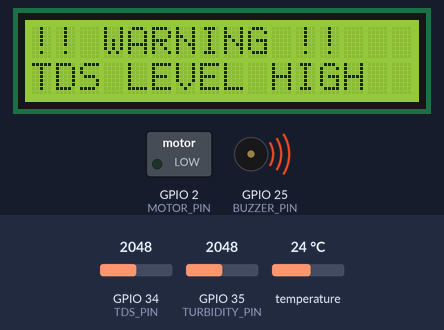
Bench run of a sketch on a simulated ESP32. Parts: 16×2 character LCD, switched loads named in the sketch (green lamp = pin HIGH), buzzer (waves = sounding, pin HIGH). The test bench sets the inputs (shaded band); at power-on: temperature 24 °C, GPIO 34 (TDS_PIN) = 2048, GPIO 35 (TURBIDITY_PIN) = 2048 (analog values on the 0–4095 scale). WiFi joins after 1.5 s; servers stay silent unless stated; uploads are accepted with an empty reply; the local clock reads 2024-03-15 10:24:30 at power-on unless the sketch sets it; what the sketch prints to the serial monitor is not drawn.

Above: at 7.0 s.
7.1 s: temperature set to 36.5 °C
10.5 s: temperature set to 37.7 °C
At 13.2 s:
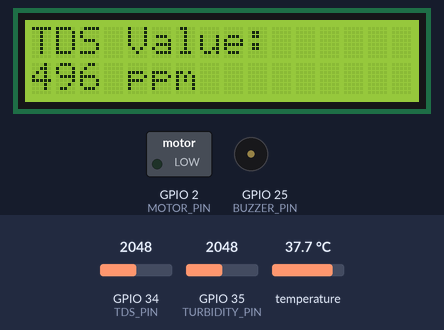
16.8 s: GPIO 34 (TDS_PIN) set to 1228
At 22.4 s:
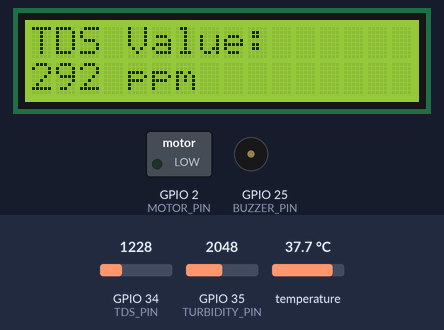
24.3 s: GPIO 35 (TURBIDITY_PIN) set to 1228
At 24.7 s:
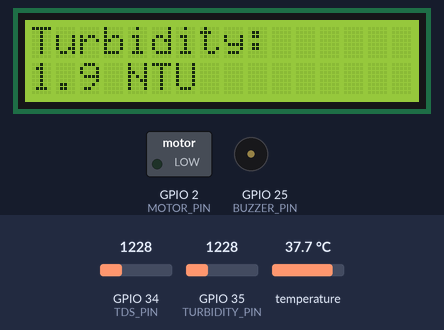
28.8 s: GPIO 34 (TDS_PIN) set to 491
At 31.7 s:
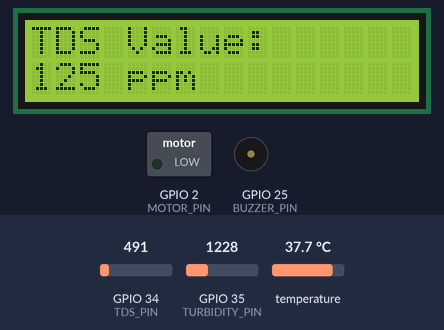
36.3 s: GPIO 35 (TURBIDITY_PIN) set to 491
At 43.3 s:
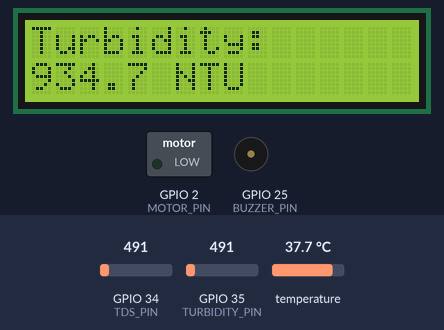
Timing chart, 0 to 44.8 s (numbered marks = the images above; inputs shaded):
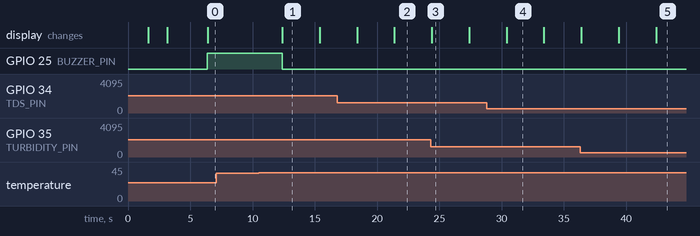

Measured:
- the behaviour switches between 37.2 and 37.3 °C on temperature (found by bisection; images 0 and 1)
- after the input at 7.1 s, every drawn part: stays the same
- after the input at 10.5 s, GPIO 25 (BUZZER_PIN): HIGH → LOW after 1.9 s; the display: changes after 1.9 s (image 1)
- what the display in image 1 shows lasts 3.0 s, from 12.4 s to 15.4 s

The sketch:

JALSAKENT.ino
```cpp
  #include <WiFi.h>
  #include <WiFiClientSecure.h>
  #include <HTTPClient.h>
  #include <OneWire.h>
  #include <DallasTemperature.h>
  #include <math.h>
  #include <time.h>
  #include <ArduinoJson.h>
  #include <Wire.h>
#include <LiquidCrystal_I2C.h>

LiquidCrystal_I2C lcd(0x27, 16, 2);


  // WiFi credentials
  #define WIFI_SSID "AD01"
  #define WIFI_PASSWORD "1111111111"

  // Sensor pins
  #define ONE_WIRE_BUS 4
  #define TDS_PIN 34
  #define TURBIDITY_PIN 35
  #define MOTOR_PIN 2
  #define BUZZER_PIN 25

  unsigned long lastLCDUpdate = 0;
const unsigned long LCD_INTERVAL = 2000;

int lcdScreen = 0;

bool temperatureAlert = false;
bool tdsAlert = false;
bool turbidityAlert = false;

#define TDS_THRESHOLD 500.0

const char* commandURL =
"https://esp8266webapp-bd4f4-default-rtdb.firebaseio.com/CHLORINATION_COMMAND.json";

const char* statusURL =
"https://esp8266webapp-bd4f4-default-rtdb.firebaseio.com/CHLORINATION_STATUS.json";

unsigned long lastCommandCheck = 0;
const unsigned long COMMAND_INTERVAL = 1000;

String lastCommandId = "";

bool motorRunning = false;
unsigned long motorStartTime = 0;
unsigned long motorDuration = 0;

float DOSE_TIME_PER_ML_MS = 1000.0; // Example only; calibrate with water

  // Firebase URLs
  const char* liveURL =
  "https://esp8266webapp-bd4f4-default-rtdb.firebaseio.com/SENSOR_DATA.json";

  const char* historyURL =
  "https://esp8266webapp-bd4f4-default-rtdb.firebaseio.com/SENSOR_HISTORY.json";


  // Indian Standard Time (IST)
  const char* NTP_SERVER = "pool.ntp.org";
  const long GMT_OFFSET_SEC = 19800;
  const int DAYLIGHT_OFFSET_SEC = 0;

  // Experimental turbidity calibration
const float CLEAR_END_V = 1.498;
const float MUDDY_END_V = 0.318;
const float MUDDY_END_NTU = 1000.0;

  // DS18B20 setup
  OneWire oneWire(ONE_WIRE_BUS);
  DallasTemperature sensors(&oneWire);

  unsigned long previousMillis = 0;
  const unsigned long interval = 3000;

  // Read average analog voltage
  float readVoltage(int pin) {
    uint32_t sum = 0;

    for (int i = 0; i < 30; i++) {
      sum += analogReadMilliVolts(pin);
      delay(10);
    }

    return (sum / 30.0) / 1000.0;
  }

  // Read TDS in estimated ppm

  #define TDS_SAMPLES 30

float getMedianVoltage(int pin)
{
  float samples[TDS_SAMPLES];

  for (int i = 0; i < TDS_SAMPLES; i++)
  {
    samples[i] = analogReadMilliVolts(pin) / 1000.0;
    delay(40);
  }

  // Sort readings in ascending order
  for (int i = 0; i < TDS_SAMPLES - 1; i++)
  {
    for (int j = 0; j < TDS_SAMPLES - i - 1; j++)
    {
      if (samples[j] > samples[j + 1])
      {
        float temp = samples[j];
        samples[j] = samples[j + 1];
        samples[j + 1] = temp;
      }
    }
  }

  // Return median voltage
  return (samples[14] + samples[15]) / 2.0;
}

  float readTDS(float temperature)
{
  float voltage = getMedianVoltage(TDS_PIN);

  float compensationCoefficient =
    1.0 + 0.02 * (temperature - 25.0);

  float compensatedVoltage =
    voltage / compensationCoefficient;

  float tdsValue =
    (133.42 * pow(compensatedVoltage, 3)
    - 255.86 * pow(compensatedVoltage, 2)
    + 857.39 * compensatedVoltage) * 0.5;

  if (tdsValue < 0)
    tdsValue = 0;

  Serial.print("TDS Voltage: ");
  Serial.print(voltage, 3);

  Serial.print(" V | TDS: ");
  Serial.print(tdsValue, 1);
  Serial.println(" ppm");

  return tdsValue;
}

  // Read turbidity sensor voltage
 float turbidityVoltage = 0.0;
float estimatedNTU = 0.0;

float readTurbidity() {

  turbidityVoltage = readVoltage(TURBIDITY_PIN);

  estimatedNTU =
    (CLEAR_END_V - turbidityVoltage) /
    (CLEAR_END_V - MUDDY_END_V) *
    MUDDY_END_NTU;

  estimatedNTU = constrain(estimatedNTU, 0, MUDDY_END_NTU);

  Serial.print("Turbidity Voltage: ");
  Serial.print(turbidityVoltage, 3);

  Serial.print(" V | Experimental NTU Estimate: ");
  Serial.println(estimatedNTU, 1);

  return estimatedNTU;
}

 void connectWiFi()
{
  showLCDMessage("JalSanket", "Connecting WiFi");

  WiFi.begin(WIFI_SSID, WIFI_PASSWORD);

  Serial.print("Connecting to WiFi");

  while (WiFi.status() != WL_CONNECTED)
  {
    delay(500);
    Serial.print(".");
  }

  Serial.println("\nWiFi Connected!");
  Serial.println(WiFi.localIP());

  showLCDMessage("WiFi Connected!", "System Ready");
  delay(1500);
}

  // Synchronize ESP32 time with NTP server
  void initializeTime() {
    configTime(
      GMT_OFFSET_SEC,
      DAYLIGHT_OFFSET_SEC,
      NTP_SERVER
    );

    Serial.println("Synchronizing time...");

    struct tm timeInfo;

    if (getLocalTime(&timeInfo, 15000)) {
      Serial.println("Time synchronized!");
      Serial.println(&timeInfo, "%d-%m-%Y %H:%M:%S");
    } else {
      Serial.println("Time synchronization failed!");
    }
  }

  // Get current Unix timestamp in milliseconds
  unsigned long long getCurrentTimestamp() {
    time_t now;
    time(&now);

    if (now < 1700000000) {
      return 0;
    }

    return (unsigned long long)now * 1000ULL;
  }
  // Upload sensor data to Firebase
 void uploadData(float temperature, float tds, float turbidity)
{
  WiFiClientSecure client;
  client.setInsecure();

  HTTPClient https;

  unsigned long heartbeat = millis();
  unsigned long long currentTimestamp = getCurrentTimestamp();

  // Current sensor readings
  String jsonData = "{";

  jsonData += "\"Temperature\":" + String(temperature, 2) + ",";
  jsonData += "\"TDS\":" + String(tds, 2) + ",";
  jsonData += "\"Turbidity\":" + String(turbidity, 1) + ",";
  jsonData += "\"TurbidityVoltage\":" + String(turbidityVoltage, 3) + ",";
  jsonData += "\"TurbidityNTU_Estimate\":" + String(estimatedNTU, 1) + ",";
  jsonData += "\"Heartbeat\":" + String(heartbeat);

  jsonData += "}";

  // Upload latest readings
  if (https.begin(client, liveURL))
  {
    https.addHeader("Content-Type", "application/json");

    int liveCode = https.PUT(jsonData);

    Serial.print("Live Data HTTP Code: ");
    Serial.println(liveCode);

    https.end();
  }

  // Create history record
  String historyData = "{";

  historyData += "\"Temperature\":" + String(temperature, 2) + ",";
  historyData += "\"TDS\":" + String(tds, 2) + ",";
  historyData += "\"Turbidity\":" + String(turbidity, 1) + ",";
  historyData += "\"TurbidityVoltage\":" + String(turbidityVoltage, 3) + ",";
  historyData += "\"TurbidityNTU_Estimate\":" + String(estimatedNTU, 1) + ",";
  historyData += "\"Timestamp\":" + String(currentTimestamp);

  historyData += "}";

  if (https.begin(client, historyURL))
  {
    https.addHeader("Content-Type", "application/json");

    int historyCode = https.POST(historyData);

    Serial.print("History HTTP Code: ");
    Serial.println(historyCode);

    https.end();
  }
}

  void updateChlorinationStatus(
  String state,
  String message,
  String testId,
  float doseMl
) {
  WiFiClientSecure client;
  client.setInsecure();

  HTTPClient https;

  StaticJsonDocument<256> doc;
  doc["state"] = state;
  doc["message"] = message;
  doc["testId"] = testId;
  doc["doseMl"] = doseMl;

  String json;
  serializeJson(doc, json);

  if (https.begin(client, statusURL)) {
    https.addHeader("Content-Type", "application/json");
    https.PUT(json);
    https.end();
  }
}

void checkDosingCommand() {
  if (WiFi.status() != WL_CONNECTED) return;

  WiFiClientSecure client;
  client.setInsecure();

  HTTPClient https;

  if (!https.begin(client, commandURL)) return;

  int httpCode = https.GET();

  if (httpCode == HTTP_CODE_OK) {
    String payload = https.getString();

    StaticJsonDocument<512> doc;
    DeserializationError error = deserializeJson(doc, payload);

    if (!error) {
      String commandId = doc["id"] | "";
      String action = doc["action"] | "";
      String testId = doc["testId"] | "";
      float doseMl = doc["doseMl"] | 0.0;

      if (commandId.length() > 0 && commandId != lastCommandId) {

        lastCommandId = commandId;

        if (action == "EMERGENCY_STOP") {
          motorRunning = false;
          digitalWrite(MOTOR_PIN, LOW);

          updateChlorinationStatus(
            "STANDBY", "Emergency stop activated", testId, doseMl
          );
        }

        else if (action == "START" && !motorRunning && doseMl > 0) {

          motorDuration = (unsigned long)
                          (doseMl * DOSE_TIME_PER_ML_MS);

          motorStartTime = millis();
          motorRunning = true;

          digitalWrite(MOTOR_PIN, HIGH);

          updateChlorinationStatus(
            "SIMULATION_RUNNING",
            "Dosing motor activated",
            testId,
            doseMl
          );
        }
      }
    }
  }

  https.end();
}

void controlDosingMotor() {
  if (motorRunning &&
      millis() - motorStartTime >= motorDuration) {

    motorRunning = false;
    digitalWrite(MOTOR_PIN, LOW);

    updateChlorinationStatus(
      "SIMULATION_COMPLETED",
      "Dosing operation completed",
      "",
      0
    );
  }
}
void checkTDSAlarm(float tds)
{
  if (tds >= TDS_THRESHOLD)
  {
    digitalWrite(BUZZER_PIN, HIGH);

    Serial.println("WARNING: TDS LEVEL HIGH!");
    Serial.println("Water Quality Abnormal - Check Water");
  }
  else
  {
    digitalWrite(BUZZER_PIN, LOW);
  }
}

void showLCDMessage(String line1, String line2)
{
  lcd.clear();

  lcd.setCursor(0, 0);
  lcd.print(line1);

  lcd.setCursor(0, 1);
  lcd.print(line2);
}

void updateLCD(float temperature, float tds, float turbidity)
{
  // Give warning priority over normal readings
  if (tds >= TDS_THRESHOLD)
  {
    showLCDMessage("!! WARNING !!", "TDS LEVEL HIGH");
    return;
  }

  // Change screen every 2 seconds
  if (millis() - lastLCDUpdate >= LCD_INTERVAL)
  {
    lastLCDUpdate = millis();

    lcdScreen++;
    if (lcdScreen > 2)
      lcdScreen = 0;

    lcd.clear();

    if (lcdScreen == 0)
    {
      lcd.setCursor(0, 0);
      lcd.print("Temperature:");

      lcd.setCursor(0, 1);
      lcd.print(temperature, 1);
      lcd.print((char)223);
      lcd.print("C");
    }
    else if (lcdScreen == 1)
    {
      lcd.setCursor(0, 0);
      lcd.print("TDS Value:");

      lcd.setCursor(0, 1);
      lcd.print(tds, 0);
      lcd.print(" ppm");
    }
    else if (lcdScreen == 2)
    {
      lcd.setCursor(0, 0);
      lcd.print("Turbidity:");

      lcd.setCursor(0, 1);
      lcd.print(turbidity, 1);
      lcd.print(" NTU");
    }
  }
}

void setup()
{
  Serial.begin(115200);

  // Initialize LCD first
  Wire.begin(21, 22);
  lcd.init();
  lcd.backlight();

  showLCDMessage("JalSanket", "Starting...");
  delay(1500);

  analogReadResolution(12);

  sensors.begin();
  sensors.setResolution(10);
  sensors.setWaitForConversion(true);

  Serial.print("DS18B20 devices found: ");
  Serial.println(sensors.getDeviceCount());

  pinMode(MOTOR_PIN, OUTPUT);
  digitalWrite(MOTOR_PIN, LOW);

  pinMode(BUZZER_PIN, OUTPUT);
  digitalWrite(BUZZER_PIN, LOW);

  connectWiFi();

  if (WiFi.status() == WL_CONNECTED)
  {
    initializeTime();
  }
}

  void loop() {
    if (WiFi.status() != WL_CONNECTED) {
      connectWiFi();
    }

    if (millis() - previousMillis >= interval) {
      previousMillis = millis();

  // Read temperature — same method as the working standalone test
// Read temperature
sensors.requestTemperatures();

float temperature = sensors.getTempCByIndex(0);

// Validate temperature
if (temperature == DEVICE_DISCONNECTED_C ||
    temperature == 85.0 ||
    temperature < -55.0 ||
    temperature > 125.0)
{
    Serial.println("DS18B20 read error");
    return;
}

Serial.print("Temperature: ");
Serial.print(temperature);
Serial.println(" °C");

// Read remaining sensors
float tds = readTDS(temperature);
float turbidity = readTurbidity();

// Check TDS threshold and activate buzzer
checkTDSAlarm(tds);

// Update LCD display
updateLCD(temperature, tds, turbidity);

// Check dosing command
if (millis() - lastCommandCheck >= COMMAND_INTERVAL)
{
    lastCommandCheck = millis();
    checkDosingCommand();
}

controlDosingMotor();


      // Display readings
      Serial.println("\n--- ACTUAL SENSOR READINGS ---");

      Serial.print("Temperature: ");
      Serial.println(temperature);

      Serial.print("TDS: ");
      Serial.println(tds);

Serial.print("Turbidity NTU Estimate: ");
Serial.println(turbidity);

Serial.print("Turbidity Voltage: ");
Serial.println(turbidityVoltage);
      // Upload to Firebase
      uploadData(temperature, tds, turbidity);

      Serial.println("Sensor upload cycle completed");
      Serial.println("------------------------------");
    }
  }
```
